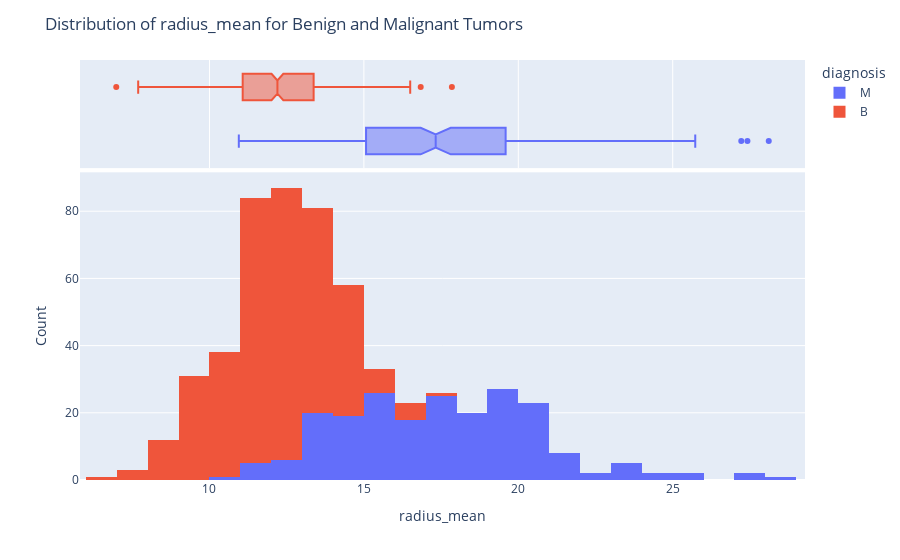

The notebook cell this image was saved under:
### Code cell
# Plot distribution of 'radius_mean' for each diagnosis using Plotly
fig = px.histogram(df, x='radius_mean', color='diagnosis', marginal='box', nbins=30)
fig.update_layout(title='Distribution of radius_mean for Benign and Malignant Tumors', xaxis_title='radius_mean', yaxis_title='Count')
fig.show()

### Figure 1 — Plotly figure (JSON) as saved in the notebook; plotly's stock layout.template omitted (floating-point values rounded to 4 significant figures; data arrays with more than 128 entries replaced by an {"elided": "..."} marker saying what was removed)
{"data": [{"alignmentgroup": "True", "bingroup": "x", "hovertemplate": "diagnosis=M<br>radius_mean=%{x}<br>count=%{y}<extra></extra>", "legendgroup": "M", "marker": {"color": "#636efa", "pattern": {"shape": ""}}, "name": "M", "nbinsx": 30, "offsetgroup": "M", "orientation": "v", "showlegend": true, "type": "histogram", "x": {"elided": "212 float values"}, "xaxis": "x", "yaxis": "y"}, {"alignmentgroup": "True", "hovertemplate": "diagnosis=M<br>radius_mean=%{x}<extra></extra>", "legendgroup": "M", "marker": {"color": "#636efa"}, "name": "M", "notched": true, "offsetgroup": "M", "showlegend": false, "type": "box", "x": {"elided": "212 float values"}, "xaxis": "x2", "yaxis": "y2"}, {"alignmentgroup": "True", "bingroup": "x", "hovertemplate": "diagnosis=B<br>radius_mean=%{x}<br>count=%{y}<extra></extra>", "legendgroup": "B", "marker": {"color": "#EF553B", "pattern": {"shape": ""}}, "name": "B", "nbinsx": 30, "offsetgroup": "B", "orientation": "v", "showlegend": true, "type": "histogram", "x": {"elided": "357 float values"}, "xaxis": "x", "yaxis": "y"}, {"alignmentgroup": "True", "hovertemplate": "diagnosis=B<br>radius_mean=%{x}<extra></extra>", "legendgroup": "B", "marker": {"color": "#EF553B"}, "name": "B", "notched": true, "offsetgroup": "B", "showlegend": false, "type": "box", "x": {"elided": "357 float values"}, "xaxis": "x2", "yaxis": "y2"}], "layout": {"barmode": "relative", "legend": {"title": {"text": "diagnosis"}, "tracegroupgap": 0}, "margin": {"t": 60}, "title": {"text": "Distribution of radius_mean for Benign and Malignant Tumors"}, "xaxis": {"anchor": "y", "domain": [0, 1], "title": {"text": "radius_mean"}}, "xaxis2": {"anchor": "y2", "domain": [0, 1], "matches": "x", "showgrid": true, "showticklabels": false}, "yaxis": {"anchor": "x", "domain": [0, 0.7326], "title": {"text": "Count"}}, "yaxis2": {"anchor": "x2", "domain": [0.7426, 1], "matches": "y2", "showgrid": false, "showline": false, "showticklabels": false, "ticks": ""}}}
